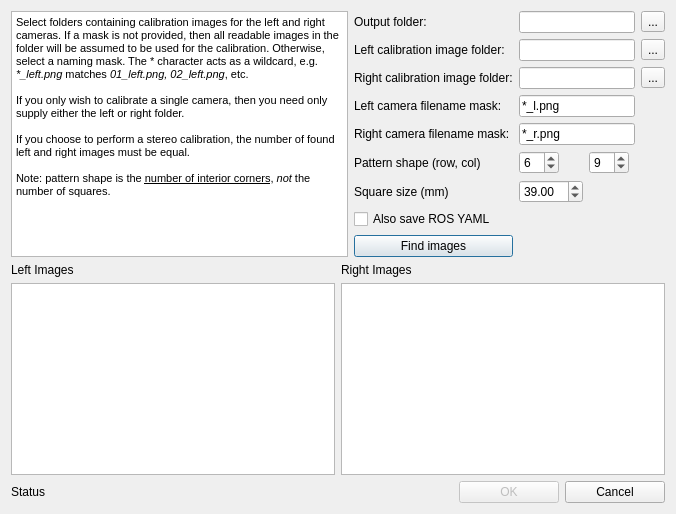
<?xml version="1.0" encoding="UTF-8"?>
<ui version="4.0">
 <class>CalibrateFromImagesDialog</class>
 <widget class="QDialog" name="CalibrateFromImagesDialog">
  <property name="geometry">
   <rect>
    <x>0</x>
    <y>0</y>
    <width>676</width>
    <height>475</height>
   </rect>
  </property>
  <property name="sizePolicy">
   <sizepolicy hsizetype="Preferred" vsizetype="Preferred">
    <horstretch>0</horstretch>
    <verstretch>0</verstretch>
   </sizepolicy>
  </property>
  <property name="windowTitle">
   <string>Select calibration images</string>
  </property>
  <layout class="QGridLayout" name="gridLayout_4">
   <item row="1" column="0" colspan="2">
    <layout class="QGridLayout" name="gridLayout_2">
     <property name="sizeConstraint">
      <enum>QLayout::SetMaximumSize</enum>
     </property>
     <item row="1" column="0">
      <widget class="QLabel" name="label_7">
       <property name="text">
        <string>Left Images</string>
       </property>
      </widget>
     </item>
     <item row="1" column="1">
      <widget class="QLabel" name="label_8">
       <property name="text">
        <string>Right Images</string>
       </property>
      </widget>
     </item>
     <item row="2" column="0">
      <widget class="QTableView" name="leftImageTable">
       <property name="sizePolicy">
        <sizepolicy hsizetype="Expanding" vsizetype="MinimumExpanding">
         <horstretch>1</horstretch>
         <verstretch>1</verstretch>
        </sizepolicy>
       </property>
       <property name="minimumSize">
        <size>
         <width>0</width>
         <height>0</height>
        </size>
       </property>
      </widget>
     </item>
     <item row="2" column="1">
      <widget class="QTableView" name="rightImageTable">
       <property name="sizePolicy">
        <sizepolicy hsizetype="Expanding" vsizetype="MinimumExpanding">
         <horstretch>1</horstretch>
         <verstretch>1</verstretch>
        </sizepolicy>
       </property>
       <property name="minimumSize">
        <size>
         <width>0</width>
         <height>0</height>
        </size>
       </property>
      </widget>
     </item>
    </layout>
   </item>
   <item row="0" column="0" colspan="2">
    <layout class="QGridLayout" name="gridLayout">
     <property name="sizeConstraint">
      <enum>QLayout::SetMinimumSize</enum>
     </property>
     <item row="5" column="1">
      <widget class="QLabel" name="label_5">
       <property name="text">
        <string>Pattern shape (row, col)</string>
       </property>
      </widget>
     </item>
     <item row="2" column="1">
      <widget class="QLabel" name="label_2">
       <property name="text">
        <string>Right calibration image folder:</string>
       </property>
      </widget>
     </item>
     <item row="4" column="1">
      <widget class="QLabel" name="label_4">
       <property name="text">
        <string>Right camera filename mask:</string>
       </property>
      </widget>
     </item>
     <item row="3" column="1">
      <widget class="QLabel" name="label_3">
       <property name="text">
        <string>Left camera filename mask: </string>
       </property>
      </widget>
     </item>
     <item row="2" column="5">
      <widget class="QToolButton" name="rightPathButton">
       <property name="text">
        <string>...</string>
       </property>
      </widget>
     </item>
     <item row="1" column="5">
      <widget class="QToolButton" name="leftPathButton">
       <property name="text">
        <string>...</string>
       </property>
      </widget>
     </item>
     <item row="6" column="1">
      <widget class="QLabel" name="label_6">
       <property name="text">
        <string>Square size (mm)</string>
       </property>
      </widget>
     </item>
     <item row="5" column="2">
      <widget class="QSpinBox" name="patternRows">
       <property name="maximumSize">
        <size>
         <width>40</width>
         <height>16777215</height>
        </size>
       </property>
       <property name="value">
        <number>6</number>
       </property>
      </widget>
     </item>
     <item row="3" column="2" colspan="3">
      <widget class="QLineEdit" name="leftMask">
       <property name="text">
        <string>*_l.png</string>
       </property>
      </widget>
     </item>
     <item row="8" column="1">
      <widget class="QPushButton" name="findButton">
       <property name="text">
        <string>Find images</string>
       </property>
      </widget>
     </item>
     <item row="1" column="1">
      <widget class="QLabel" name="label">
       <property name="text">
        <string>Left calibration image folder:</string>
       </property>
      </widget>
     </item>
     <item row="2" column="2" colspan="3">
      <widget class="QLineEdit" name="rightPath"/>
     </item>
     <item row="5" column="3">
      <widget class="QSpinBox" name="patternCols">
       <property name="maximumSize">
        <size>
         <width>40</width>
         <height>16777215</height>
        </size>
       </property>
       <property name="value">
        <number>9</number>
       </property>
      </widget>
     </item>
     <item row="6" column="2">
      <widget class="QDoubleSpinBox" name="squareSizeBox">
       <property name="maximum">
        <double>500.000000000000000</double>
       </property>
       <property name="value">
        <double>39.000000000000000</double>
       </property>
      </widget>
     </item>
     <item row="4" column="2" colspan="3">
      <widget class="QLineEdit" name="rightMask">
       <property name="text">
        <string>*_r.png</string>
       </property>
      </widget>
     </item>
     <item row="1" column="2" colspan="3">
      <widget class="QLineEdit" name="leftPath"/>
     </item>
     <item row="0" column="0" rowspan="9">
      <widget class="QTextBrowser" name="textBrowser">
       <property name="sizePolicy">
        <sizepolicy hsizetype="Expanding" vsizetype="Expanding">
         <horstretch>1</horstretch>
         <verstretch>1</verstretch>
        </sizepolicy>
       </property>
       <property name="maximumSize">
        <size>
         <width>16777215</width>
         <height>300</height>
        </size>
       </property>
       <property name="html">
        <string>&lt;!DOCTYPE HTML PUBLIC &quot;-//W3C//DTD HTML 4.0//EN&quot; &quot;http://www.w3.org/TR/REC-html40/strict.dtd&quot;&gt;
&lt;html&gt;&lt;head&gt;&lt;meta name=&quot;qrichtext&quot; content=&quot;1&quot; /&gt;&lt;style type=&quot;text/css&quot;&gt;
p, li { white-space: pre-wrap; }
&lt;/style&gt;&lt;/head&gt;&lt;body style=&quot; font-family:'MS Shell Dlg 2'; font-size:8.25pt; font-weight:400; font-style:normal;&quot;&gt;
&lt;p style=&quot; margin-top:0px; margin-bottom:0px; margin-left:0px; margin-right:0px; -qt-block-indent:0; text-indent:0px;&quot;&gt;Select folders containing calibration images for the left and right cameras. If a mask is not provided, then all readable images in the folder will be assumed to be used for the calibration. Otherwise, select a naming mask. The * character acts as a wildcard, e.g. &lt;span style=&quot; font-style:italic;&quot;&gt;*_left.png&lt;/span&gt; matches &lt;span style=&quot; font-style:italic;&quot;&gt;01_left.png, 02_left.png&lt;/span&gt;, etc.&lt;/p&gt;
&lt;p style=&quot;-qt-paragraph-type:empty; margin-top:0px; margin-bottom:0px; margin-left:0px; margin-right:0px; -qt-block-indent:0; text-indent:0px;&quot;&gt;&lt;br /&gt;&lt;/p&gt;
&lt;p style=&quot; margin-top:0px; margin-bottom:0px; margin-left:0px; margin-right:0px; -qt-block-indent:0; text-indent:0px;&quot;&gt;If you only wish to calibrate a single camera, then you need only supply either the left or right folder.&lt;/p&gt;
&lt;p style=&quot;-qt-paragraph-type:empty; margin-top:0px; margin-bottom:0px; margin-left:0px; margin-right:0px; -qt-block-indent:0; text-indent:0px;&quot;&gt;&lt;br /&gt;&lt;/p&gt;
&lt;p style=&quot; margin-top:0px; margin-bottom:0px; margin-left:0px; margin-right:0px; -qt-block-indent:0; text-indent:0px;&quot;&gt;If you choose to perform a stereo calibration, the number of found left and right images must be equal.&lt;/p&gt;
&lt;p style=&quot;-qt-paragraph-type:empty; margin-top:0px; margin-bottom:0px; margin-left:0px; margin-right:0px; -qt-block-indent:0; text-indent:0px;&quot;&gt;&lt;br /&gt;&lt;/p&gt;
&lt;p style=&quot; margin-top:0px; margin-bottom:0px; margin-left:0px; margin-right:0px; -qt-block-indent:0; text-indent:0px;&quot;&gt;Note: pattern shape is the &lt;span style=&quot; text-decoration: underline;&quot;&gt;number of interior corners&lt;/span&gt;, &lt;span style=&quot; font-style:italic;&quot;&gt;not&lt;/span&gt; the number of squares.&lt;/p&gt;&lt;/body&gt;&lt;/html&gt;</string>
       </property>
      </widget>
     </item>
     <item row="0" column="1">
      <widget class="QLabel" name="label_10">
       <property name="text">
        <string>Output folder:</string>
       </property>
      </widget>
     </item>
     <item row="0" column="2" colspan="3">
      <widget class="QLineEdit" name="outputPath"/>
     </item>
     <item row="0" column="5">
      <widget class="QToolButton" name="calibrationPathButton">
       <property name="text">
        <string>...</string>
       </property>
      </widget>
     </item>
     <item row="7" column="1" colspan="2">
      <widget class="QCheckBox" name="rosOutputCheckBox">
       <property name="text">
        <string>Also save ROS YAML</string>
       </property>
      </widget>
     </item>
    </layout>
   </item>
   <item row="2" column="0" colspan="2">
    <layout class="QHBoxLayout" name="horizontalLayout_2">
     <item>
      <widget class="QLabel" name="label_9">
       <property name="text">
        <string>Status</string>
       </property>
      </widget>
     </item>
     <item>
      <widget class="QPushButton" name="okPushButton">
       <property name="enabled">
        <bool>false</bool>
       </property>
       <property name="maximumSize">
        <size>
         <width>100</width>
         <height>16777215</height>
        </size>
       </property>
       <property name="text">
        <string>OK</string>
       </property>
      </widget>
     </item>
     <item>
      <widget class="QPushButton" name="cancelPushButton">
       <property name="maximumSize">
        <size>
         <width>100</width>
         <height>16777215</height>
        </size>
       </property>
       <property name="text">
        <string>Cancel</string>
       </property>
      </widget>
     </item>
    </layout>
   </item>
  </layout>
 </widget>
 <resources/>
 <connections/>
</ui>
